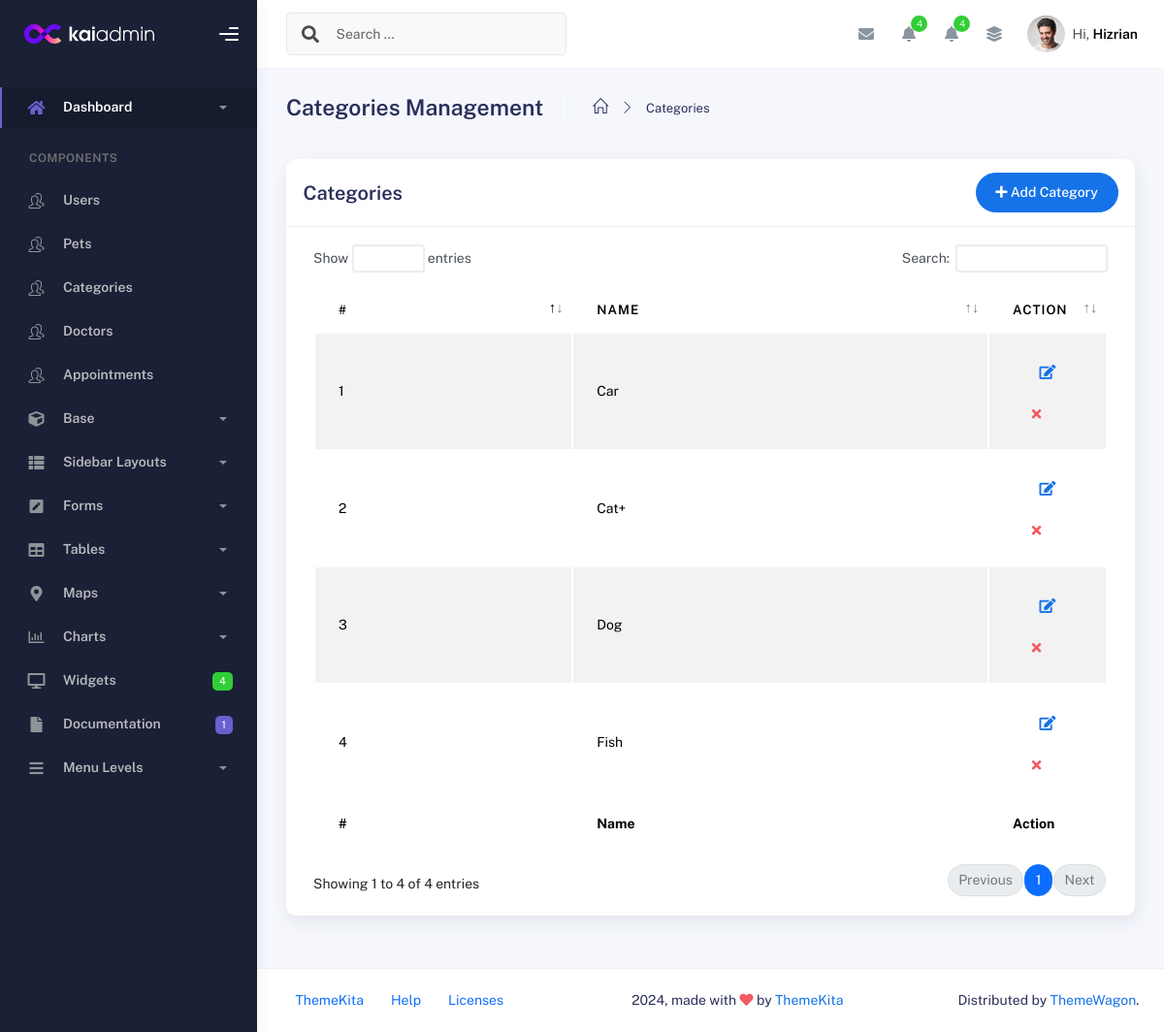
The app's page /adminpanel/categories.php with its own data.
### tables this page shows
CREATE TABLE `categories` (
  `id` int(11) NOT NULL,
  `name` varchar(50) NOT NULL,
  `file_name` varchar(255) NOT NULL
);

### adminpanel/categories.php (the view, shortened to what this page needs)
<?php
include 'header.php';
?>
<div class="container">
          <div class="page-inner">
            <div class="page-header">
              <h3 class="fw-bold mb-3">Categories Management</h3>
              <ul class="breadcrumbs mb-3">
                <li class="nav-home">
                  <a href="#">
                    <i class="icon-home"></i>
                  </a>
                </li>
                <li class="separator">
                  <i class="icon-arrow-right"></i>
                </li>
                <li class="nav-item">
                  <a href="#">Categories</a>
                </li>
              </ul>
            </div>
            <div class="row">
              <div class="col-md-12">
                <div class="card">
                  <div class="card-header">
                    <div class="d-flex align-items-center">
                      <h4 class="card-title">Categories</h4>
                      <button
                        class="btn btn-primary btn-round ms-auto"
                        data-bs-toggle="modal"
                        data-bs-target="#addRowModal"
                      >
                        <i class="fa fa-plus"></i>
                        Add Category
                      </button>
                    </div>
                  </div>
                  <div class="card-body">
                    <div class="table-responsive">
                      <table
                        id="add-row"
                        class="display table table-striped table-hover"
                      >
                        <thead>
                          <tr>
                            <th>#</th>
                            <th>Name</th>
                            <th style="width: 10%">Action</th>
                          </tr>
                        </thead>
                        <tfoot>
                          <tr>
                          <th>#</th>
                          <th>Name</th>
                            <th>Action</th>
                          </tr>
                        </tfoot>
                        <tbody>
                        <?php
                                    $result = $con->query("SELECT * FROM `categories` ORDER BY `name` ASC");
                                    $count = 1;
                                    if ($result && $result->num_rows > 0) {
                                        while ($row = $result->fetch_assoc()) {
                                            echo '<tr>';
                                            echo '<td>' . htmlspecialchars($count) . '</td>';
                                            echo '<td>' . htmlspecialchars($row['name']) . '</td>';
                                            echo '<td>
                                                 <button
                                  type="button"
                                  data-bs-toggle="tooltip"
                                  title=""
                                  class="btn btn-link btn-primary btn-lg"
                                  data-original-title="Edit Task"
                                  onclick="openEditModal(' . $row['id'] . ', \'' . htmlspecialchars($row['name']) . '\')"
                                >
                                  <i class="fa fa-edit"></i>
                                </button>
                                <button
                                  type="button"
                                  data-bs-toggle="tooltip"
                                  title=""
                                  class="btn btn-link btn-danger"
                                  data-original-title="Remove"
                                  onclick="confirmDelete(' . $row['id'] . ')"
                                >
                                  <i class="fa fa-times"></i>
                                </button>
                                                </form>
                                            </td>';
                                            echo '</tr>';
                                            $count++;
                                        }
                                    } else {
                                        echo '<tr><td colspan="4">No users found</td></tr>';
                                    }
                                    ?>
                        </tbody>
                      </table>
                    </div>
                  </div>
                </div>
              </div>
            </div>
          </div>
        </div>
<?php
include 'footer.php';
?>

### records on screen
categories: name "Car"
categories: name "Cat+"
categories: name "Dog"
categories: name "Fish"
